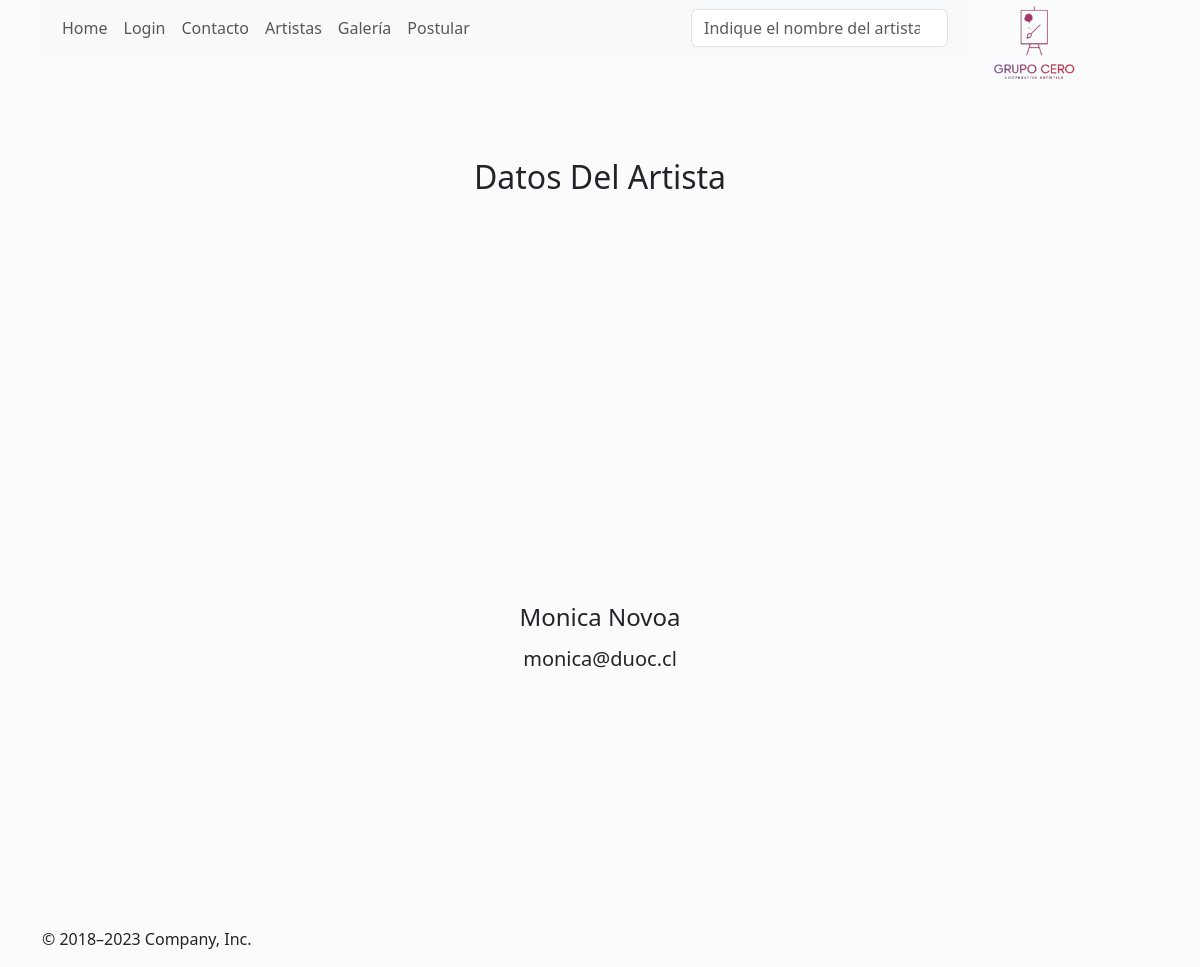
The page /detalleArtista/6 on the database its author committed.
### gcweb/models.py (models this page shows, shortened)
class Datos_Artista(models.Model):
    rut_artista=models.CharField(max_length=10)
    nombre_artista=models.CharField(max_length=50)
    apellido_artista=models.CharField(max_length=50)
    correo = models.CharField(max_length=50)
    password=models.CharField(max_length=20)
    foto= models.ImageField(null=True, upload_to='artista')
    usuarioCreadorDeCuenta = models.ForeignKey(User, on_delete=models.CASCADE, null=True)

### gcweb/views.py (the view)
# urls.py: path('detalleArtista/<pk>',detalleArtista,name="detalleArtista"),
def detalleArtista(request, pk):
    artista = get_object_or_404(Datos_Artista, pk=pk)
    data = {
        "a": artista
    }
    return render(request,"detalleArtista.html",data)

### gcweb/templates/detalleArtista.html
{% extends 'base.html'%}
{% load static %}
{% block contenido %}
<br>
<div class="artistas" style="margin-top: 5px" >
    <br> <br>
    <div id="nuestros_artistas" class="row">
      <div class="cont-profesionales col-lg-12 col-md-12 col-sm-12 col-xs-12">
        <div class="cont-listado row">
          <div style="text-align: center;" class="col-lg-4 artista mx-auto" >
            <div class="art int">
              <figure>
                <h2 style="text-align: center;">Datos Del Artista</h2>
                <a href="{% url 'detalleArtista' a.pk %}">
                  {% if a.foto %}
                  <br>
                  <img width="270" height="350"
                    style="border-radius: 15px;"
                    src="{{a.foto.url}}"
                    class="img-responsive wp-post-image" alt="" decoding="async" loading="lazy"> </a>
                  <br>
                  {% else %}
                  <img width="270" height="350"
                  src=""
                  class="img-responsive wp-post-image" alt="" decoding="async" loading="lazy"> </a>
                  {% endif %}
                  <br>
                <h4 class="nombre white">{{a.nombre_artista}} {{a.apellido_artista}} </h4>
                  <p>
                    <h5>{{a.correo}}</h5>
                  </p>
              </figure>
            </div>
          </div>
      </div>
    </div>
  </div>
  {% endblock %}

### gcweb/templates/base.html (style rules this page uses)
body { background-color: rgba(249, 251, 252, 0.785); }

### rows shown on the page
Datos_Artista: foto (picture), nombre_artista "Monica", apellido_artista "Novoa", correo "monica@duoc.cl"
